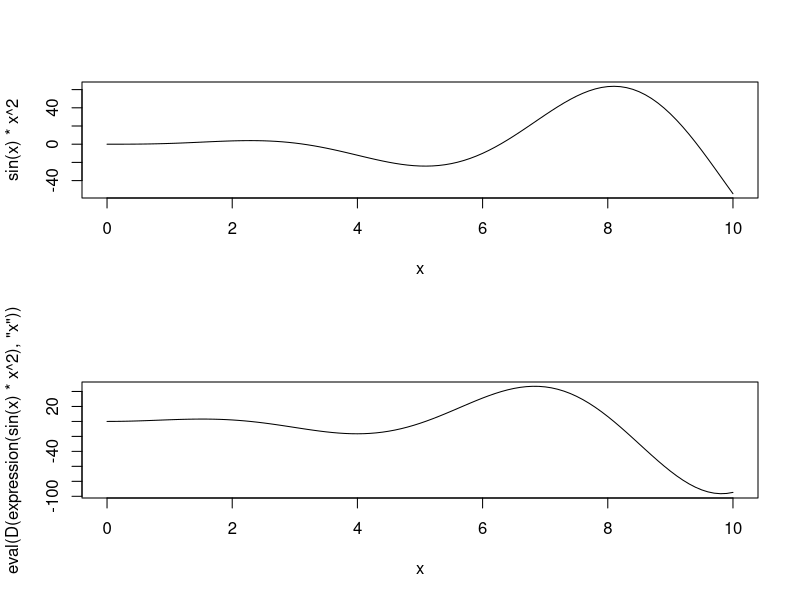
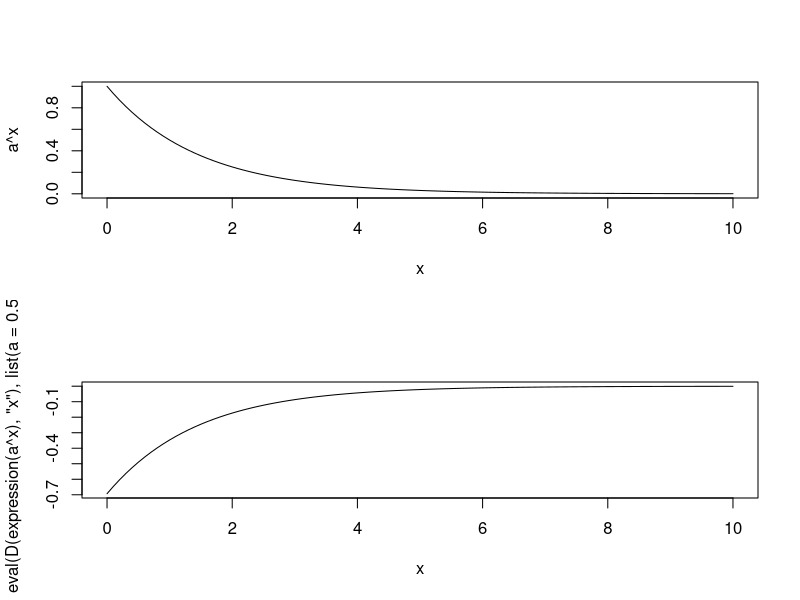
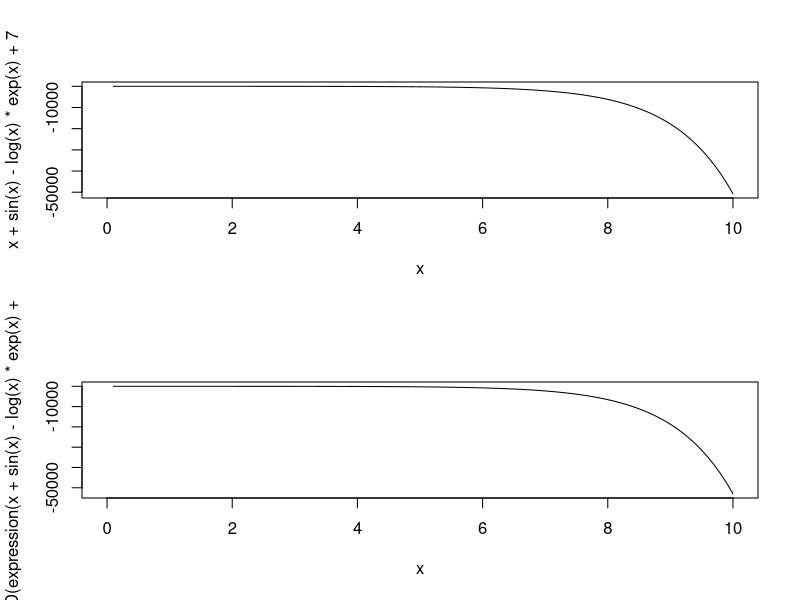

Recreate these plots in R, in order.
# Lab 7 answers


# Use R to calculate the differentiate the following functions by x:
# x^2 sin(x)
D(expression(sin(x) * x^2), 'x')
# a^x
D(expression(a^x), 'x')
# x + sin(x) - log(x)*exp(x) + 7
D(expression(x + sin(x) - log(x) * exp(x) + 7), 'x')

# Create some plots of the curves and their derivatives over the range x = 0 to 10
par(mfrow = c(2, 1))
curve(sin(x) * x^2, from = 0, to = 10)
curve(eval(D(expression(sin(x) * x^2), 'x')), from = 0, to = 10)

a <- 0.5
curve(a^x, from = 0, to = 10)
curve(eval(D(expression(a^x), 'x'), list(a = 0.5)), from = 0, to = 10)

curve(x + sin(x) - log(x)*exp(x) + 7, from = 0, to = 10)
curve(eval(D(expression(x + sin(x) - log(x) * exp(x) + 7), 'x')), from = 0, to = 10)
par(mfrow=c(1,1))

# Use the integrate function to check the values of qnorm, qt, etc

# Integrate dnorm to find P(X<=2) when X ~ N(0,1)
integrate(function(x) dnorm(x, 0, 1), -Inf, 2) # 0.977

# Integrate dt to find P(X>-1) when X ~ t_5
1 - integrate(function(x) dt(x, df = 5), -Inf, -1)$value # 0.818

# Take the birth weight example and sort by age
library(MASS)
head(birthwt)

# What were the mother's weights (variable lwt) for the youngest 3 mothers
o <- order(birthwt$age)
head(birthwt[o,]) # 135, 101 and 100 pounds

# What age was the mother of the heaviest child?
o2 <- order(birthwt$bwt)
tail(birthwt[o2,]) # 45

# Solve the following set of simultaneous equations using solve
# 2x1 + x2 - x3 = 7
# x2 - 2x3 = -9
# x1 + 3x2 + 2x3 = 11
A <- matrix(c(2, 0, 1, 1, 1, 3, -1, -2, 2), ncol = 3, nrow = 3)
B <- matrix(c(7, -9, 11), ncol = 1)
solve(A,B) # 6, -1, 4


# Use sweep to subtract the median and divide by the IQR for the variables age, lwt and bwt in birthwt
vars <- cbind(birthwt$age,birthwt$lwt,birthwt$bwt)
median.vars <- apply(vars, 2, 'median')
median.IQR <- apply(vars, 2, 'IQR')
ans <- sweep(sweep(vars, 2, median.vars, '-'), 2, median.IQR, '/')

# Should get
#> apply(ans, 2, 'median')
#[1] 0 0 0
#> apply(ans, 2, 'IQR')
#[1] 1 1 1

# Compute a linear regression of birthwt (bwt) on age, smoke, and lwt. Which variables are important?
mod <- lm(bwt ~ age + smoke + lwt, data = birthwt)
summary(mod) # smoke and lwt important
